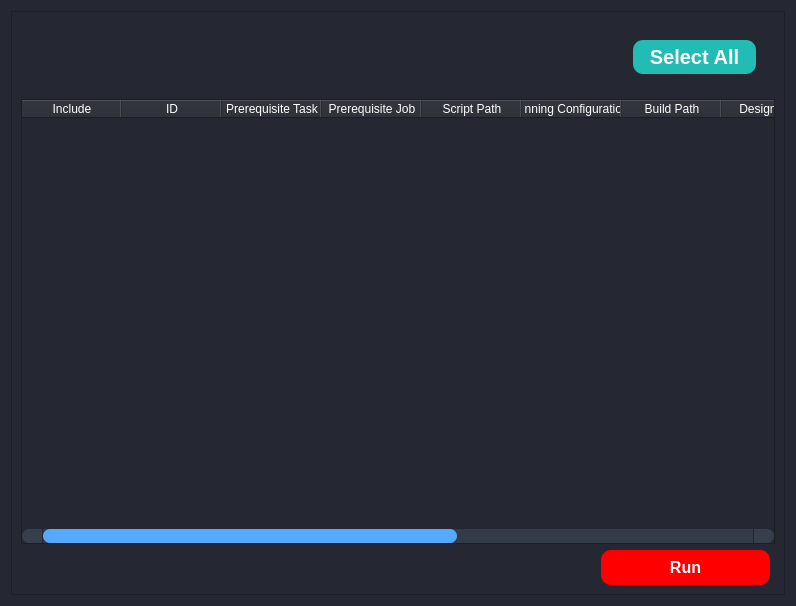
<?xml version="1.0" encoding="UTF-8"?>
<ui version="4.0">
 <class>Jobs</class>
 <widget class="QWidget" name="Jobs">
  <property name="geometry">
   <rect>
    <x>0</x>
    <y>0</y>
    <width>796</width>
    <height>606</height>
   </rect>
  </property>
  <property name="windowTitle">
   <string>Form</string>
  </property>
  <property name="styleSheet">
   <string notr="true">QWidget{
background-color:rgb(37, 40, 50);
	color: white;
}
QScrollBar:horizontal {
	border: none;
	background: rgb(52, 59, 72);
	height: 14px;
	margin: 0px 21px 0 21px;
	border-radius: 0px;
}
QFrame QScrollBar:vertical {
	border: none;
	background: rgb(52, 59, 72);
	width: 14px;
	margin: 21px 0 21px 0;
	border-radius: 0px;
}

QScrollBar::handle:horizontal {
	background: rgb(85, 170, 255);
	min-width: 25px;
	border-radius: 7px
}
QScrollBar::add-line:horizontal {
	border: none;
	background: rgb(55, 63, 77);
	width: 20px;
	border-top-right-radius: 7px;
	border-bottom-right-radius: 7px;
	subcontrol-position: right;
	subcontrol-origin: margin;
}
QScrollBar::sub-line:horizontal {
	border: none;
	background: rgb(55, 63, 77);
	width: 20px;
	border-top-left-radius: 7px;
	border-bottom-left-radius: 7px;
	subcontrol-position: left;
	subcontrol-origin: margin;
}
QScrollBar::up-arrow:horizontal, QScrollBar::down-arrow:horizontal
{
	background: none;
}
QScrollBar::add-page:horizontal, QScrollBar::sub-page:horizontal
{
	background: none;
}
QScrollBar::handle:vertical {
	background: rgb(85, 170, 255);
	min-height: 25px;
	border-radius: 7px
}
QScrollBar::add-line:vertical {
	border: none;
	background: rgb(55, 63, 77);
	height: 20px;
	border-bottom-left-radius: 7px;
	border-bottom-right-radius: 7px;
	subcontrol-position: bottom;
	subcontrol-origin: margin;
}
QScrollBar::sub-line:vertical {
	border: none;
	background: rgb(55, 63, 77);
	height: 20px;
	border-top-left-radius: 7px;
	border-top-right-radius: 7px;
	subcontrol-position: top;
	subcontrol-origin: margin;
}
QScrollBar::up-arrow:vertical, QScrollBar::down-arrow:vertical {
	background: none;
}
QScrollBar::add-page:vertical, QScrollBar::sub-page:vertical {
	background: none;
}</string>
  </property>
  <layout class="QGridLayout" name="gridLayout">
   <item row="0" column="0">
    <widget class="QScrollArea" name="scrollArea">
     <property name="styleSheet">
      <string notr="true">color:rgb(37, 40, 50);
QTableWidget::item{
background-color:rgb(37, 40, 50);

}</string>
     </property>
     <property name="widgetResizable">
      <bool>true</bool>
     </property>
     <widget class="QWidget" name="Jobs_scrollArea">
      <property name="geometry">
       <rect>
        <x>0</x>
        <y>0</y>
        <width>772</width>
        <height>582</height>
       </rect>
      </property>
      <property name="styleSheet">
       <string notr="true">QWidget::pane{
border-color:none;

background-color:rgb(37, 40, 50);
}

</string>
      </property>
      <layout class="QGridLayout" name="gridLayout_2">
       <item row="0" column="0">
        <widget class="QWidget" name="selectall_widget" native="true">
         <layout class="QHBoxLayout" name="horizontalLayout_2">
          <item>
           <layout class="QHBoxLayout" name="selectall_horizontalLayout">
            <item>
             <spacer name="selectall_Spacer">
              <property name="orientation">
               <enum>Qt::Horizontal</enum>
              </property>
              <property name="sizeHint" stdset="0">
               <size>
                <width>500</width>
                <height>20</height>
               </size>
              </property>
             </spacer>
            </item>
            <item>
             <widget class="QPushButton" name="selectall_pushButton">
              <property name="minimumSize">
               <size>
                <width>143</width>
                <height>54</height>
               </size>
              </property>
              <property name="styleSheet">
               <string notr="true">QPushButton {
	border: 0px solid rgb(52, 59, 72);
	color: rgb(255, 255, 255);
	border-radius: 10px;
    background-color: rgb(33, 188, 180);
	color: rgb(255, 255, 255);
	margin:10px;
	padding:5px;
font:bold 20px;
}
QPushButton:hover {
	background-color: rgb(57, 65, 80);
	border: 5px solid transparent;
}
QPushButton:pressed {
	background-color: rgb(35, 40, 49);
	border: 7px solid transparent;
}
QPushButton:disabled {
	background-color: rgb(102, 109, 122);
	color: rgb(168, 168, 168);
}</string>
              </property>
              <property name="text">
               <string>Select All</string>
              </property>
             </widget>
            </item>
           </layout>
          </item>
         </layout>
        </widget>
       </item>
       <item row="2" column="0">
        <layout class="QHBoxLayout" name="horizontalLayout">
         <item>
          <spacer name="horizontalSpacer">
           <property name="orientation">
            <enum>Qt::Horizontal</enum>
           </property>
           <property name="sizeHint" stdset="0">
            <size>
             <width>580</width>
             <height>20</height>
            </size>
           </property>
          </spacer>
         </item>
         <item>
          <widget class="QPushButton" name="Run_pushButton">
           <property name="sizePolicy">
            <sizepolicy hsizetype="Expanding" vsizetype="Fixed">
             <horstretch>1</horstretch>
             <verstretch>0</verstretch>
            </sizepolicy>
           </property>
           <property name="minimumSize">
            <size>
             <width>100</width>
             <height>35</height>
            </size>
           </property>
           <property name="styleSheet">
            <string notr="true">QPushButton {
	background-color: red;
	color:White;
	margin-right:5px;
	border-radius: 10px;
	border: 0px solid rgb(52, 59, 72);
	font-size:16px;
	font-weight:bold;
}
QPushButton:hover {
	background-color: rgb(230, 96, 96);
	border: 5px solid transparent;
}
QPushButton:pressed {
	background-color: rgb(35, 40, 49);
	border: 7px solid transparent;
}


</string>
           </property>
           <property name="text">
            <string>Run</string>
           </property>
          </widget>
         </item>
        </layout>
       </item>
       <item row="1" column="0">
        <widget class="QTableWidget" name="Jobs_table">
         <property name="styleSheet">
          <string notr="true">QTableWidget::item {
background-color:rgb(37, 40, 50);
color:white;
}</string>
         </property>
         <column>
          <property name="text">
           <string>Include</string>
          </property>
         </column>
         <column>
          <property name="text">
           <string>ID</string>
          </property>
         </column>
         <column>
          <property name="text">
           <string>Prerequisite Task</string>
          </property>
         </column>
         <column>
          <property name="text">
           <string>Prerequisite Job</string>
          </property>
         </column>
         <column>
          <property name="text">
           <string>Script Path</string>
          </property>
         </column>
         <column>
          <property name="text">
           <string>Running Configurations</string>
          </property>
         </column>
         <column>
          <property name="text">
           <string>Build Path</string>
          </property>
         </column>
         <column>
          <property name="text">
           <string>Design Path</string>
          </property>
         </column>
         <column>
          <property name="text">
           <string>Design Configurations</string>
          </property>
         </column>
                   <column>
            <property name="text">
            <string>Job name</string>
            </property>
          </column>
           <column>
            <property name="text">
            <string>Job Status</string>
            </property>
          </column>
        <column>
          <property name="text">
           <string>Show Console</string>
          </property>
         </column>
        </widget>
       </item>
      </layout>
     </widget>
    </widget>
   </item>
  </layout>
 </widget>
 <resources/>
 <connections/>
</ui>
